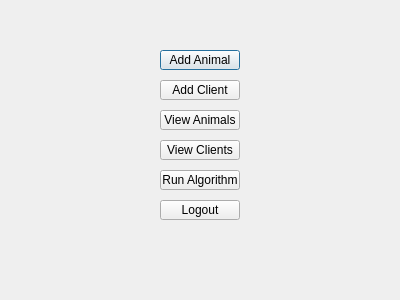
<?xml version="1.0" encoding="UTF-8"?>
<ui version="4.0">
 <class>StaffHomepage</class>
 <widget class="QDialog" name="StaffHomepage">
  <property name="geometry">
   <rect>
    <x>0</x>
    <y>0</y>
    <width>400</width>
    <height>300</height>
   </rect>
  </property>
  <property name="windowTitle">
   <string>Dialog</string>
  </property>
  <widget class="QPushButton" name="bAddAnimal">
   <property name="geometry">
    <rect>
     <x>160</x>
     <y>50</y>
     <width>80</width>
     <height>20</height>
    </rect>
   </property>
   <property name="text">
    <string>Add Animal</string>
   </property>
  </widget>
  <widget class="QPushButton" name="bAddClient">
   <property name="geometry">
    <rect>
     <x>160</x>
     <y>80</y>
     <width>80</width>
     <height>20</height>
    </rect>
   </property>
   <property name="text">
    <string>Add Client</string>
   </property>
  </widget>
  <widget class="QPushButton" name="bViewAnimals">
   <property name="geometry">
    <rect>
     <x>160</x>
     <y>110</y>
     <width>80</width>
     <height>20</height>
    </rect>
   </property>
   <property name="text">
    <string>View Animals</string>
   </property>
  </widget>
  <widget class="QPushButton" name="bViewClients">
   <property name="geometry">
    <rect>
     <x>160</x>
     <y>140</y>
     <width>80</width>
     <height>20</height>
    </rect>
   </property>
   <property name="text">
    <string>View Clients</string>
   </property>
  </widget>
  <widget class="QPushButton" name="bRunAlgorithm">
   <property name="geometry">
    <rect>
     <x>160</x>
     <y>170</y>
     <width>80</width>
     <height>20</height>
    </rect>
   </property>
   <property name="text">
    <string>Run Algorithm</string>
   </property>
  </widget>
  <widget class="QPushButton" name="bLogout">
   <property name="geometry">
    <rect>
     <x>160</x>
     <y>200</y>
     <width>80</width>
     <height>20</height>
    </rect>
   </property>
   <property name="text">
    <string>Logout</string>
   </property>
  </widget>
 </widget>
 <resources/>
 <connections/>
</ui>
